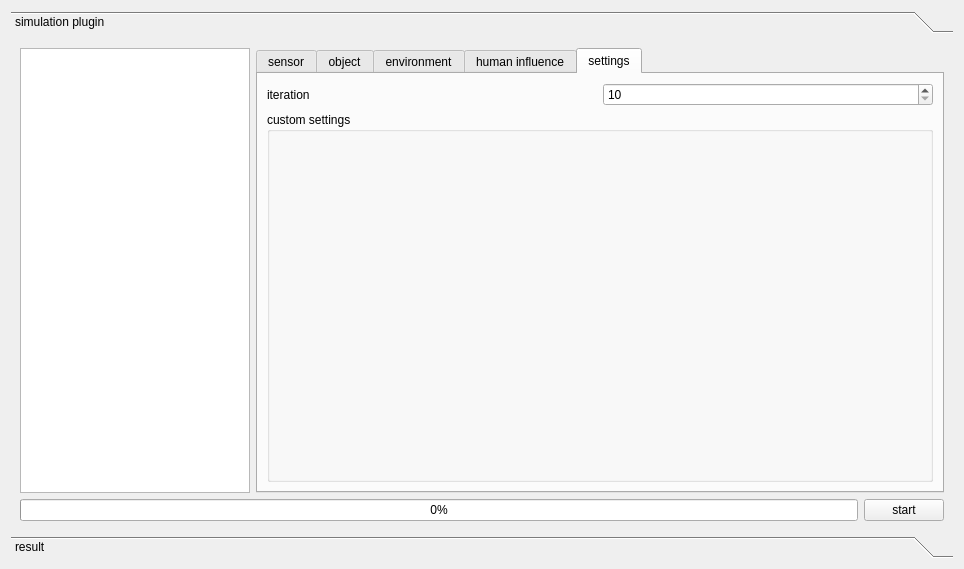
<?xml version="1.0" encoding="UTF-8"?>
<ui version="4.0">
 <class>OiSimulationWidget</class>
 <widget class="QWidget" name="OiSimulationWidget">
  <property name="geometry">
   <rect>
    <x>0</x>
    <y>0</y>
    <width>964</width>
    <height>569</height>
   </rect>
  </property>
  <property name="minimumSize">
   <size>
    <width>200</width>
    <height>200</height>
   </size>
  </property>
  <property name="windowTitle">
   <string>simulation</string>
  </property>
  <layout class="QGridLayout" name="gridLayout_2">
   <item row="0" column="0">
    <widget class="QToolBox" name="toolBox">
     <property name="currentIndex">
      <number>0</number>
     </property>
     <widget class="QWidget" name="page">
      <property name="geometry">
       <rect>
        <x>0</x>
        <y>0</y>
        <width>946</width>
        <height>497</height>
       </rect>
      </property>
      <attribute name="label">
       <string>simulation plugin</string>
      </attribute>
      <layout class="QGridLayout" name="gridLayout_3">
       <item row="0" column="0">
        <layout class="QHBoxLayout" name="horizontalLayout" stretch="1,3">
         <item>
          <widget class="QListView" name="listView_simulations"/>
         </item>
         <item>
          <widget class="QTabWidget" name="tabWidget_parameter">
           <property name="currentIndex">
            <number>4</number>
           </property>
           <widget class="QWidget" name="tab_sensor">
            <attribute name="title">
             <string>sensor</string>
            </attribute>
            <layout class="QGridLayout" name="gridLayout_4">
             <item row="0" column="0">
              <widget class="QTableView" name="tableView_sensor"/>
             </item>
            </layout>
           </widget>
           <widget class="QWidget" name="tab_object">
            <attribute name="title">
             <string>object</string>
            </attribute>
            <layout class="QGridLayout" name="gridLayout_5">
             <item row="0" column="0">
              <widget class="QTableView" name="tableView_object"/>
             </item>
            </layout>
           </widget>
           <widget class="QWidget" name="tab_enviroment">
            <attribute name="title">
             <string>environment</string>
            </attribute>
            <layout class="QGridLayout" name="gridLayout_6">
             <item row="0" column="0">
              <widget class="QTableView" name="tableView_environmet"/>
             </item>
            </layout>
           </widget>
           <widget class="QWidget" name="tab_human">
            <attribute name="title">
             <string>human influence</string>
            </attribute>
            <layout class="QGridLayout" name="gridLayout_7">
             <item row="0" column="0">
              <widget class="QTableView" name="tableView_humanInfluence"/>
             </item>
            </layout>
           </widget>
           <widget class="QWidget" name="tab_settings">
            <attribute name="title">
             <string>settings</string>
            </attribute>
            <layout class="QVBoxLayout" name="verticalLayout" stretch="1,9">
             <item>
              <layout class="QHBoxLayout" name="horizontalLayout_4">
               <item>
                <widget class="QLabel" name="label_iteration">
                 <property name="text">
                  <string>iteration</string>
                 </property>
                </widget>
               </item>
               <item>
                <widget class="QSpinBox" name="spinBox_iteration">
                 <property name="minimum">
                  <number>10</number>
                 </property>
                 <property name="maximum">
                  <number>100000</number>
                 </property>
                </widget>
               </item>
              </layout>
             </item>
             <item>
              <widget class="QGroupBox" name="groupBox_customSettings">
               <property name="title">
                <string>custom settings</string>
               </property>
              </widget>
             </item>
            </layout>
           </widget>
          </widget>
         </item>
        </layout>
       </item>
       <item row="1" column="0">
        <layout class="QHBoxLayout" name="horizontalLayout_2">
         <item>
          <widget class="QProgressBar" name="progressBar">
           <property name="value">
            <number>0</number>
           </property>
          </widget>
         </item>
         <item>
          <widget class="QPushButton" name="pushButton_startSimulation">
           <property name="text">
            <string>start</string>
           </property>
          </widget>
         </item>
        </layout>
       </item>
      </layout>
     </widget>
     <widget class="QWidget" name="page_2">
      <property name="geometry">
       <rect>
        <x>0</x>
        <y>0</y>
        <width>946</width>
        <height>497</height>
       </rect>
      </property>
      <attribute name="label">
       <string>result</string>
      </attribute>
      <layout class="QHBoxLayout" name="horizontalLayout_3" stretch="1,3">
       <item>
        <widget class="QTreeView" name="treeView_feature"/>
       </item>
       <item>
        <widget class="QTabWidget" name="tabWidget">
         <property name="currentIndex">
          <number>0</number>
         </property>
         <widget class="QWidget" name="tab_histogram">
          <attribute name="title">
           <string>histogram</string>
          </attribute>
          <layout class="QGridLayout" name="gridLayout">
           <item row="0" column="0">
            <widget class="Histogram" name="widgetHistogram" native="true"/>
           </item>
          </layout>
         </widget>
         <widget class="QWidget" name="tab_resultList">
          <attribute name="title">
           <string>list</string>
          </attribute>
          <layout class="QGridLayout" name="gridLayout_8">
           <item row="0" column="0">
            <widget class="QListView" name="listView_result"/>
           </item>
          </layout>
         </widget>
        </widget>
       </item>
      </layout>
     </widget>
    </widget>
   </item>
  </layout>
 </widget>
 <customwidgets>
  <customwidget>
   <class>Histogram</class>
   <extends>QWidget</extends>
   <header>histogram.h</header>
   <container>1</container>
  </customwidget>
 </customwidgets>
 <resources/>
 <connections/>
</ui>
